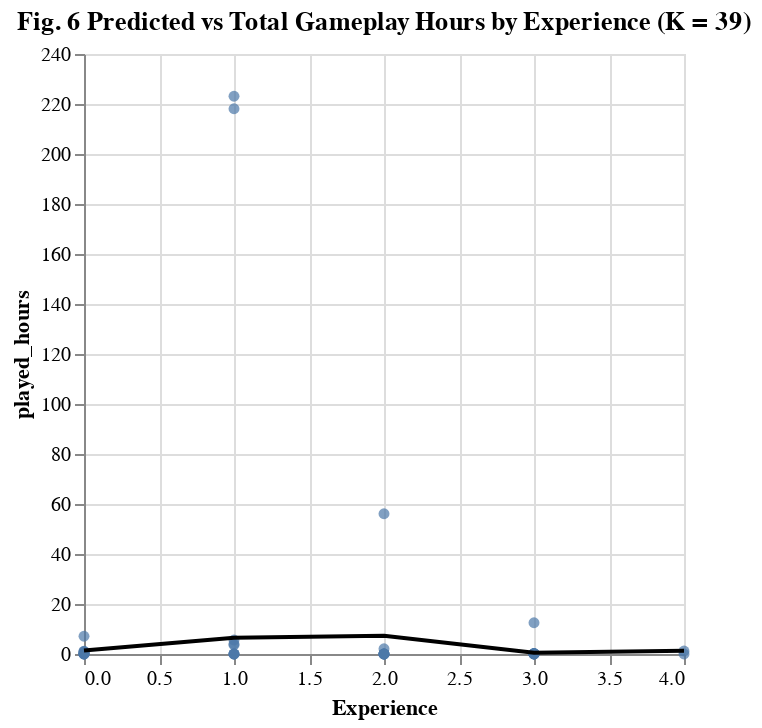

Notebook code cell kept with this figure:
### Code cell
# Predicted vs total played hours by experience 
players_plot = (alt.Chart(players_predictions).mark_circle(opacity=0.7).encode(
    x=alt.X("experience").title("Experience").scale(zero=False),
    y=alt.Y("played_hours").title("played_hours").scale(zero=False)
)+
alt.Chart(
    players_predictions,
    title= "Fig. 6 Predicted vs Total Gameplay Hours by Experience (K = 39)"
).mark_line(
    color="black"
).encode(
    x="experience",
    y="prediction"
))
players_plot

### Figure 1 — Vega-Lite specification as saved in the notebook (floating-point values rounded to 4 significant figures)
{"config": {"view": {"continuousWidth": 300, "continuousHeight": 300}}, "layer": [{"mark": {"type": "circle", "opacity": 0.7}, "encoding": {"x": {"field": "experience", "scale": {"zero": false}, "title": "Experience", "type": "quantitative"}, "y": {"field": "played_hours", "scale": {"zero": false}, "title": "played_hours", "type": "quantitative"}}}, {"mark": {"type": "line", "color": "black"}, "encoding": {"x": {"field": "experience", "type": "quantitative"}, "y": {"field": "prediction", "type": "quantitative"}}, "title": "Fig. 6 Predicted vs Total Gameplay Hours by Experience (K = 39)"}], "data": {"name": "data-84ccc20308c2ed3626b6febc00a5ec74"}, "$schema": "https://vega.github.io/schema/vega-lite/v5.20.1.json", "datasets": {"data-84ccc20308c2ed3626b6febc00a5ec74": [{"experience": 2, "played_hours": 0.0, "prediction": 7.262}, {"experience": 1, "played_hours": 218.1, "prediction": 6.495}, {"experience": 4, "played_hours": 0.0, "prediction": 1.305}, {"experience": 0, "played_hours": 0.1, "prediction": 1.41}, {"experience": 1, "played_hours": 0.0, "prediction": 6.495}, {"experience": 3, "played_hours": 0.2, "prediction": 0.4641}, {"experience": 3, "played_hours": 0.0, "prediction": 0.4641}, {"experience": 0, "played_hours": 0.3, "prediction": 1.41}, {"experience": 2, "played_hours": 0.0, "prediction": 7.262}, {"experience": 0, "played_hours": 0.0, "prediction": 1.41}, {"experience": 3, "played_hours": 0.1, "prediction": 0.4641}, {"experience": 2, "played_hours": 56.1, "prediction": 7.262}, {"experience": 3, "played_hours": 0.1, "prediction": 0.4641}, {"experience": 1, "played_hours": 223.1, "prediction": 6.495}, {"experience": 3, "played_hours": 12.5, "prediction": 0.4641}, {"experience": 2, "played_hours": 0.0, "prediction": 7.262}, {"experience": 0, "played_hours": 7.1, "prediction": 1.41}, {"experience": 3, "played_hours": 0.1, "prediction": 0.4641}, {"experience": 1, "played_hours": 0.0, "prediction": 6.495}, {"experience": 3, "played_hours": 0.0, "prediction": 0.4641}, {"experience": 1, "played_hours": 0.0, "prediction": 6.495}, {"experience": 0, "played_hours": 0.0, "prediction": 1.41}, {"experience": 3, "played_hours": 0.1, "prediction": 0.4641}, {"experience": 2, "played_hours": 0.0, "prediction": 7.262}, {"experience": 2, "played_hours": 0.0, "prediction": 7.262}, {"experience": 0, "played_hours": 0.0, "prediction": 1.41}, {"experience": 0, "played_hours": 1.1, "prediction": 1.41}, {"experience": 2, "played_hours": 2.1, "prediction": 7.262}, {"experience": 2, "played_hours": 0.0, "prediction": 7.262}, {"experience": 3, "played_hours": 0.1, "prediction": 0.4641}, {"experience": 0, "played_hours": 0.8, "prediction": 1.41}, {"experience": 3, "played_hours": 0.0, "prediction": 0.4641}, {"experience": 1, "played_hours": 3.6, "prediction": 6.495}, {"experience": 4, "played_hours": 1.2, "prediction": 1.305}, {"experience": 1, "played_hours": 4.0, "prediction": 6.495}, {"experience": 3, "played_hours": 0.0, "prediction": 0.4641}, {"experience": 1, "played_hours": 0.0, "prediction": 6.495}, {"experience": 0, "played_hours": 1.0, "prediction": 1.41}, {"experience": 0, "played_hours": 0.0, "prediction": 1.41}, {"experience": 1, "played_hours": 5.6, "prediction": 6.495}]}}
